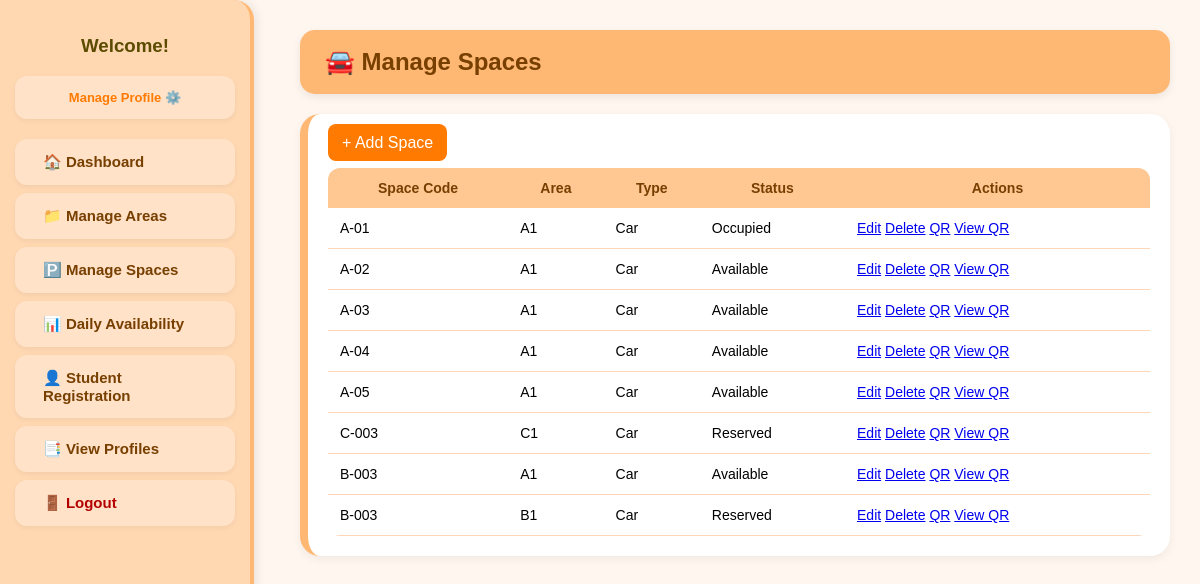
/Module2/manage_spaces.php, run on the app's committed database.
### tables this page shows
CREATE TABLE `parking_space` (
  `ParkingSpaceID` varchar(10) NOT NULL,
  `ParkingAreaID` varchar(10) NOT NULL,
  `StatusID` varchar(10) DEFAULT NULL,
  `SpaceCode` varchar(20) DEFAULT NULL,
  `SpaceType` varchar(20) DEFAULT NULL
);

CREATE TABLE `parking_area` (
  `ParkingAreaID` varchar(10) NOT NULL,
  `AreaCode` varchar(20) DEFAULT NULL,
  `AreaName` varchar(50) DEFAULT NULL,
  `AreaType` varchar(20) DEFAULT NULL,
  `AreaDescription` text DEFAULT NULL,
  `AreaStatus` varchar(20) NOT NULL DEFAULT 'Active',
  `Capacity` int(11) DEFAULT NULL,
  `LocationDesc` varchar(100) DEFAULT NULL
);

CREATE TABLE `space_status` (
  `StatusID` varchar(10) NOT NULL,
  `StatusName` varchar(50) DEFAULT NULL,
  `Description` text DEFAULT NULL
);

### Module2/manage_spaces.php (the view, shortened to what this page needs)
<?php
require '../config.php';
$sql = "SELECT ps.ParkingSpaceID, ps.SpaceCode, ps.SpaceType, ps.StatusID, pa.AreaCode, ss.StatusName
        FROM parking_space ps
        LEFT JOIN parking_area pa ON ps.ParkingAreaID = pa.ParkingAreaID
        LEFT JOIN space_status ss ON ps.StatusID = ss.StatusID";
$sql .= " ORDER BY ps.ParkingSpaceID ASC";
$res = $conn->query($sql);
?>
<!doctype html><html lang="en"><head><meta charset="utf-8"/><title>Manage Spaces</title>
<link rel="stylesheet" href="../templates/admin_style.css"></head><body>
<?php include_once('../templates/admin_sidebar.php'); ?>
<div class="main-content"><div class="page-box">
  <header class="header">🚘 Manage Spaces</header>
  <div class="box">
    <a class="btn" href="add_space.php" style="background:#FF7A00;color:#fff;padding:10px 14px;border-radius:8px;text-decoration:none;">+ Add Space</a>
    <table style="margin-top:16px;">
      <thead><tr><th>Space Code</th><th>Area</th><th>Type</th><th>Status</th><th>Actions</th></tr></thead>
      <tbody>
      <?php while ($r = $res->fetch_assoc()): ?>
        <tr>
          <td><?= htmlspecialchars($r['SpaceCode']) ?></td>
          <td><?= htmlspecialchars($r['AreaCode']) ?></td>
          <td><?= htmlspecialchars($r['SpaceType']) ?></td>
          <td><?= htmlspecialchars($r['StatusName'] ?: $r['StatusID']) ?></td>
          <td>
            <a class="btn" href="edit_space.php?id=<?= urlencode($r['ParkingSpaceID']) ?>">Edit</a>
            <a class="btn small danger" href="delete_space.php?id=<?= urlencode($r['ParkingSpaceID']) ?>" onclick="return confirm('Delete this space?')">Delete</a>
            <a class="btn small" href="generate_qr.php?id=<?= urlencode($r['ParkingSpaceID']) ?>">QR</a>
            <a class="btn small" href="view_space_qr.php?id=<?= urlencode($r['ParkingSpaceID']) ?>">View QR</a>
          </td>
        </tr>
      <?php endwhile; ?>
      </tbody>
    </table>
  </div>
</div></div>
</body></html>

### templates/admin_style.css (style rules this page uses)
body { margin: 0; font-family: "Poppins", Arial, sans-serif; background: #FFF7EF; display: flex; }
.main-content { margin-left: 270px; padding: 30px; width: calc(100% - 270px); }
.header { background: #FFB873; padding: 18px 25px; border-radius: 15px; margin-bottom: 20px; font-size: 24px; font-weight: 700; color: #773f00; box-shadow: 0 3px 8px rgba(0,0,0,0.08); }
.box { background: #FFFFFF; padding: 20px; border-radius: 20px; margin-top: 20px; border-left: 8px solid #FFB873; box-shadow: 0 3px 10px rgba(0,0,0,0.06); }
table { width: 100%; border-collapse: collapse; margin-top: 15px; border-radius: 12px; overflow: hidden; background: #fff; }
th { background: #FFC893; padding: 12px; color: #773f00; font-weight: 700; font-size: 14px; }
td { padding: 12px; border-bottom: 1px solid #FFD7B8; font-size: 14px; }

### data on the page
parking_space: SpaceCode "A-01", ParkingAreaID.AreaCode "A1", SpaceType "Car", StatusID.StatusName "Occupied"
parking_space: SpaceCode "A-02", ParkingAreaID.AreaCode "A1", SpaceType "Car", StatusID.StatusName "Available"
parking_space: SpaceCode "A-03", ParkingAreaID.AreaCode "A1", SpaceType "Car", StatusID.StatusName "Available"
parking_space: SpaceCode "A-04", ParkingAreaID.AreaCode "A1", SpaceType "Car", StatusID.StatusName "Available"
parking_space: SpaceCode "A-05", ParkingAreaID.AreaCode "A1", SpaceType "Car", StatusID.StatusName "Available"
parking_space: SpaceCode "C-003", ParkingAreaID.AreaCode "C1", SpaceType "Car", StatusID.StatusName "Reserved"
parking_space: SpaceCode "B-003", ParkingAreaID.AreaCode "A1", SpaceType "Car", StatusID.StatusName "Available"
parking_space: SpaceCode "B-003", ParkingAreaID.AreaCode "B1", SpaceType "Car", StatusID.StatusName "Reserved"
